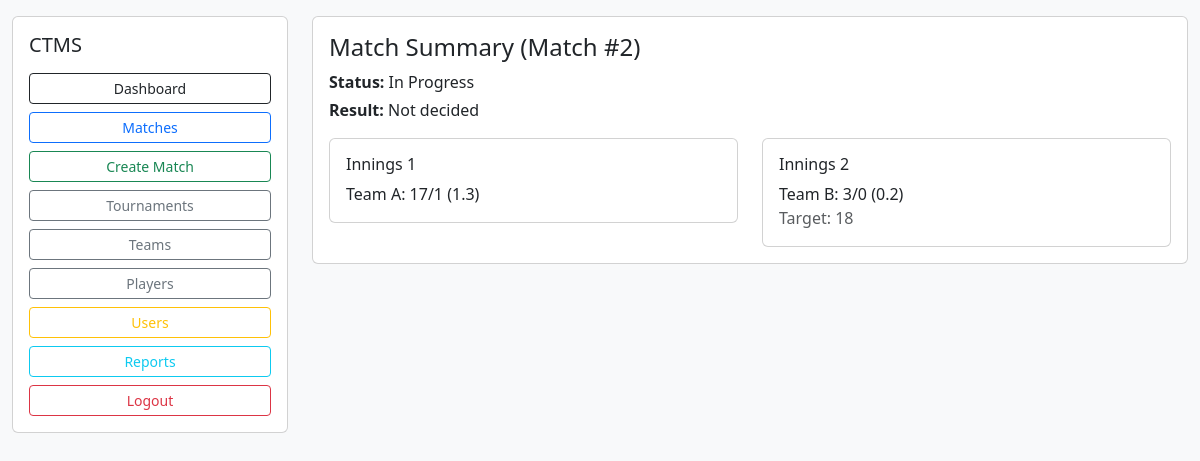
The app's page /pages/match_summary.php?match_id=2 (signed in) with its own data.
### tables this page shows
CREATE TABLE `matches` (
  `id` int(11) NOT NULL,
  `tournament_id` int(11) DEFAULT NULL,
  `team_batting` int(11) DEFAULT NULL,
  `team_bowling` int(11) DEFAULT NULL,
  `overs_limit` int(11) DEFAULT NULL,
  `status` varchar(30) DEFAULT NULL,
  `created_at` timestamp NOT NULL DEFAULT current_timestamp(),
  `winner_team_id` int(11) DEFAULT NULL,
  `win_margin` varchar(50) DEFAULT NULL,
  `batting_team_id` int(11) DEFAULT NULL,
  `bowling_team_id` int(11) DEFAULT NULL,
  `toss_winner_team_id` int(11) DEFAULT NULL,
  `wickets_limit` int(11) DEFAULT 10
);

CREATE TABLE `innings` (
  `id` int(11) NOT NULL,
  `match_id` int(11) NOT NULL,
  `innings_no` int(11) NOT NULL,
  `batting_team_id` int(11) NOT NULL,
  `bowling_team_id` int(11) NOT NULL,
  `total_runs` int(11) DEFAULT 0,
  `wickets` int(11) DEFAULT 0,
  `balls` int(11) DEFAULT 0,
  `status` varchar(20) DEFAULT 'In Progress',
  `striker_id` int(11) DEFAULT NULL,
  `non_striker_id` int(11) DEFAULT NULL,
  `next_batsman_idx` int(11) DEFAULT 3,
  `current_bowler_id` int(11) DEFAULT NULL,
  `target` int(11) DEFAULT NULL
);

CREATE TABLE `teams` (
  `id` int(11) NOT NULL,
  `tournament_id` int(11) DEFAULT NULL,
  `name` varchar(100) DEFAULT NULL
);

### pages/match_summary.php (the view, shortened to what this page needs)
<?php
include("../config/db.php");
$match_id = (int)($_GET['match_id'] ?? 0);
$m = $conn->query("SELECT * FROM matches WHERE id=$match_id")->fetch_assoc();
$inn1 = $conn->query("SELECT * FROM innings WHERE match_id=$match_id AND innings_no=1")->fetch_assoc();
$inn2 = $conn->query("SELECT * FROM innings WHERE match_id=$match_id AND innings_no=2")->fetch_assoc();
function teamName($conn,$id){
  $r = $conn->query("SELECT name FROM teams WHERE id=$id")->fetch_assoc();
  return $r ? $r['name'] : "-";
}
$team1 = teamName($conn, $inn1['batting_team_id'] ?? null);
$team2 = teamName($conn, $inn2['batting_team_id'] ?? null);
$winnerText = "Not decided";
?>
<!DOCTYPE html>
<html>
<head>
<link href="https://cdn.jsdelivr.net/npm/bootstrap@5.3.2/dist/css/bootstrap.min.css" rel="stylesheet">
</head>
<body class="bg-light">
<div class="container-fluid mt-3">
  <div class="row">
    <div class="col-md-3"><?php include("partials/nav.php"); ?></div>
    <div class="col-md-9">
      <div class="card p-3">
        <h4>Match Summary (Match #<?= $match_id ?>)</h4>
        <p class="mb-1"><b>Status:</b> <?= $m['status'] ?></p>
        <p class="mb-3"><b>Result:</b> <?= $winnerText ?></p>
        <div class="row">
          <div class="col-md-6">
            <div class="card p-3">
              <h6>Innings 1</h6>
              <?php if($inn1){ ?>
                <p class="mb-0"><?= $team1 ?>: <?= $inn1['total_runs'] ?>/<?= $inn1['wickets'] ?> (<?= floor($inn1['balls']/6) ?>.<?= $inn1['balls']%6 ?>)</p>
              <?php } else { echo "Not started"; } ?>
            </div>
          </div>
          <div class="col-md-6">
            <div class="card p-3">
              <h6>Innings 2</h6>
              <?php if($inn2){ ?>
                <p class="mb-0"><?= $team2 ?>: <?= $inn2['total_runs'] ?>/<?= $inn2['wickets'] ?> (<?= floor($inn2['balls']/6) ?>.<?= $inn2['balls']%6 ?>)</p>
                <p class="text-muted mb-0">Target: <?= $inn2['target'] ?></p>
              <?php } else { echo "Not started"; } ?>
            </div>
          </div>
        </div>
      </div>
    </div>
  </div>
</div>
</body>
</html>

### records on screen
matches: status "In Progress"
innings: batting_team.name "Team A", total_runs "17", wickets "1", floor($inn1['balls']/6) "1", $inn1['balls']%6 "3"
innings: batting_team.name "Team B", total_runs "3", wickets "0", floor($inn2['balls']/6) "0", $inn2['balls']%6 "2", target "18"

### other values on screen
$match_id "2"
$winnerText "Not decided"
